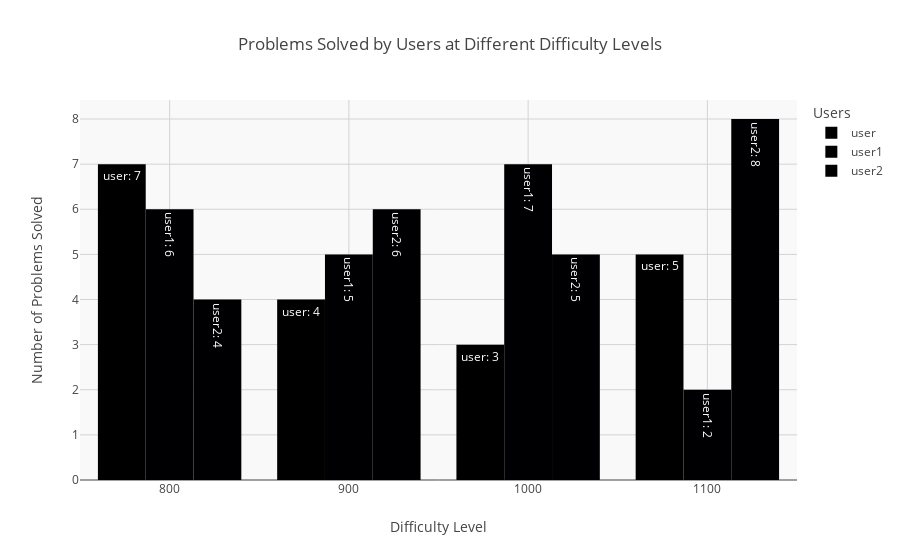

Source (notebook cell):
### Code cell
import plotly.graph_objects as go

# Sample data
data = {
    "user": {800: 7, 900: 4, 1000: 3, 1100: 5},
    "user1": {800: 6, 900: 5, 1000: 7, 1100: 2},
    "user2": {800: 4, 900: 6, 1000: 5, 1100: 8}
}

# Prepare figure
fig = go.Figure()

# Loop through each user and add a bar trace
for user, problems in data.items():
    difficulties = list(problems.keys())  # X-axis values (difficulty levels)
    num_solved = list(problems.values())  # Y-axis values (problems solved)

    # Add bar for each user
    fig.add_trace(go.Bar(
        x=difficulties,
        y=num_solved,
        name=user,
        text=[f"{user}: {num}" for num in num_solved],
        hoverinfo="text",  # Hover to show the user and number of problems solved
    ))

# Update layout for better visualization
fig.update_layout(
    title="Problems Solved by Users at Different Difficulty Levels",
    xaxis_title="Difficulty Level",
    yaxis_title="Number of Problems Solved",
    barmode='group',  # Group bars by difficulty level
    plot_bgcolor="#f9f9f9",  # Light background color
    xaxis=dict(showgrid=True, gridcolor='lightgrey'),
    yaxis=dict(showgrid=True, gridcolor='lightgrey'),
    legend_title="Users",  # Title for legend
)
fig.show()

### Figure 1 — Plotly figure (JSON) as saved in the notebook; plotly's stock layout.template omitted (floating-point values rounded to 4 significant figures)
{"data": [{"hoverinfo": "text", "name": "user", "text": ["user: 7", "user: 4", "user: 3", "user: 5"], "type": "bar", "x": [800, 900, 1000, 1100], "y": [7, 4, 3, 5]}, {"hoverinfo": "text", "name": "user1", "text": ["user1: 6", "user1: 5", "user1: 7", "user1: 2"], "type": "bar", "x": [800, 900, 1000, 1100], "y": [6, 5, 7, 2]}, {"hoverinfo": "text", "name": "user2", "text": ["user2: 4", "user2: 6", "user2: 5", "user2: 8"], "type": "bar", "x": [800, 900, 1000, 1100], "y": [4, 6, 5, 8]}], "layout": {"barmode": "group", "legend": {"title": {"text": "Users"}}, "plot_bgcolor": "#f9f9f9", "title": {"text": "Problems Solved by Users at Different Difficulty Levels"}, "xaxis": {"gridcolor": "lightgrey", "showgrid": true, "title": {"text": "Difficulty Level"}}, "yaxis": {"gridcolor": "lightgrey", "showgrid": true, "title": {"text": "Number of Problems Solved"}}}}
